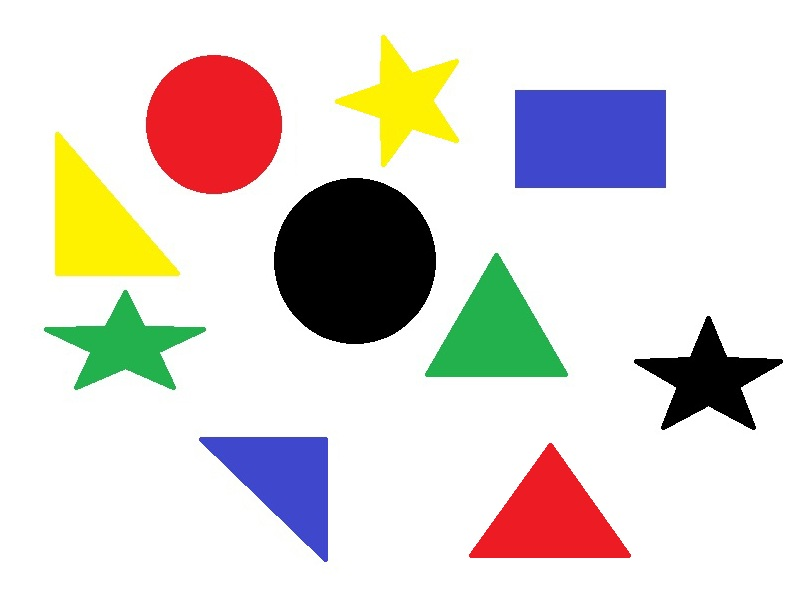
#> input picture 02-配套案例/03-机器视觉基础应用实训案例/14-特征匹配基础实训/01暴力匹配/shape.png, 800 x 600 px
$ python '2_暴力匹配最佳k个关键点.py'
#> lines starting #> are read from the running program, lines starting #| are printed output that depends on the picture
#!/usr/bin env python3
# -*- coding:UTF8 -*-


"""
暴力匹配（BFMatcher）是指用暴力方法找到点集一中每个描述符在点集二中距离最近的描述符
    描述符之间做距离测试
    首先初始化BF匹配器，获得BF对象
    class BFMatcher(DescriptorMatcher)
        Class methods defined here:
          create(...) from builtins.type
            create([, normType[, crossCheck]]) -> retval
                normType用来指定使用距离测试的类型，默认值是cv2.Norm_L2
                    可选值为：NORM_L1, NORM_L2, NORM_HAMMING, NORM_HAMMING2
                crossCheck：crossCheck（交叉验证）是消除False-positive matches的一种方式
                            另外一种方式是ratio，knn就是ratio的一种
                            使用knnMatch的时候，crossCheck要设置成False
                            默认值为False

    使用函数knnMatch()返回k个最佳匹配
    knnMatch(queryDescriptors, trainDescriptors, k[, mask[, compactResult]]) -> matches
        queryDescriptors：查询描述符
        trainDescriptors：训练描述符
        k :每个关键点查找k个最佳匹配结果
        返回 queryDescriptors在trainDescriptors中k个最佳匹配结果

    使用函数drawMatches绘制匹配到的关键点
    drawMatches(img1, keypoints1, img2, keypoints2, matches1to2, outImg[, matchColor[, singlePointColor[, matchesMask[, flags]]]]) -> outImg
        img1：图像1
        keypoints1：图像1中的特征点
        img2：图像2
        keypoints2:图像2中的特征点
        matches1to2：matches1to2 Matches from the first image to the second one, which means that keypoints1[i]
         has a corresponding point in keypoints2[matches[i]]
        matchColor：指定画线的颜色，默认值表示颜色是随机产生的
        matchColor：单个关键点圆圈的颜色，默认值-1，表示颜色随机产生
        flags：绘线标志位,LINE_4 = 4 LINE_8 = 8 LINE_AA = 16
        放回关键点匹配绘制结果图像

"""

import cv2 as cv


def main():
    img = cv.imread('./shape.png')
#> img is the input picture: shape (600, 800, 3); mean B, G, R 212.2, 216.6, 222.6
    test = cv.imread('./test.png')
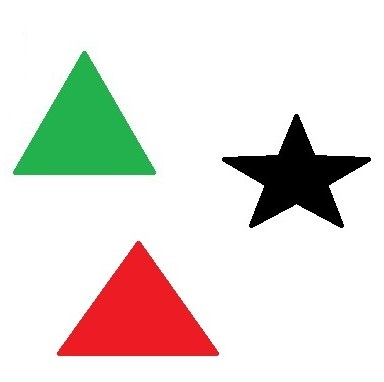
#> input picture 02-配套案例/03-机器视觉基础应用实训案例/14-特征匹配基础实训/01暴力匹配/test.png, 384 x 382 px
#> test is the input picture: shape (382, 384, 3); mean B, G, R 217.6, 223.3, 228

    img_gray = cv.cvtColor(img, cv.COLOR_BGR2GRAY)
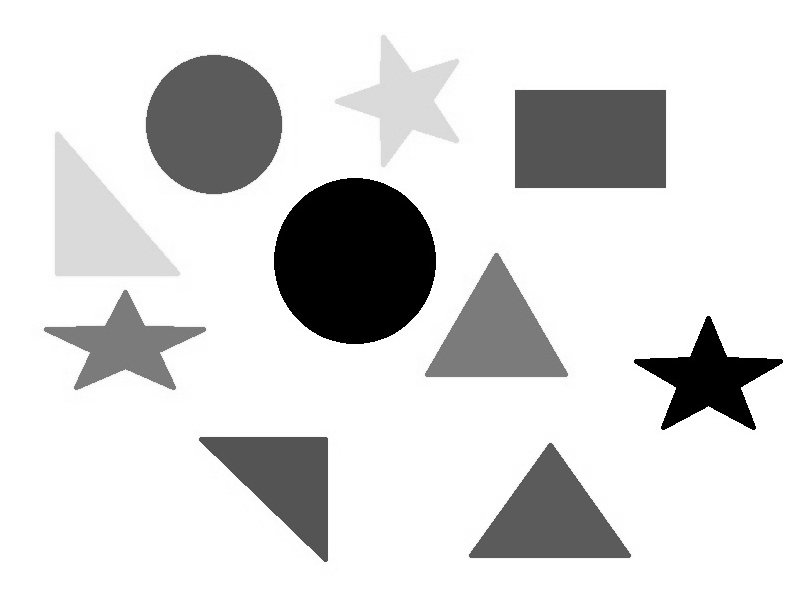
#> img_gray: shape (600, 800); min 0, max 255, mean 217.9
    test_gray = cv.cvtColor(test, cv.COLOR_BGR2GRAY)
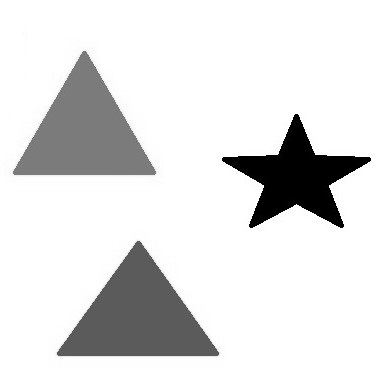
#> test_gray: shape (382, 384); min 0, max 255, mean 224

    # 得到两幅图的关键点, 及描述符
    orb = cv.ORB_create()
    kp, des = orb.detectAndCompute(img_gray, None)
#> kp = 423 keypoints; strongest (x, y, size): (753, 428, 31), (634, 362, 31), (708, 317, 37.2), (634, 360, 31)
    kp_t, des_t = orb.detectAndCompute(test_gray, None)
#> kp_t = 122 keypoints; strongest (x, y, size): (224, 159, 31), (296, 116, 31), (251, 225, 31), (222, 160, 31)

    # 初识BF匹配器
    bf = cv.BFMatcher().create(crossCheck = False)

    # 开始匹配
    # k = 2 表示为图1中的每个关键点在图2里找到2个最佳匹配结果
    matches = bf.knnMatch(des, des_t, k = 2)
#> matches = 423 matches
    good = []
    # 从2个里面选最佳的匹配点
    for m, n in matches:
        if m.distance < 0.75 * n.distance:
            good.append([m])
#> after the loop, good = 55 matches
    # 最佳排序， 升序，距离值越小，匹配度越高
    good.sort(key = lambda x: x[0].distance)
    # 绘制匹配结果
    result = cv.drawMatchesKnn(img, kp, test, kp_t, good[:int(.2 * len(good))], None, flags = 2)
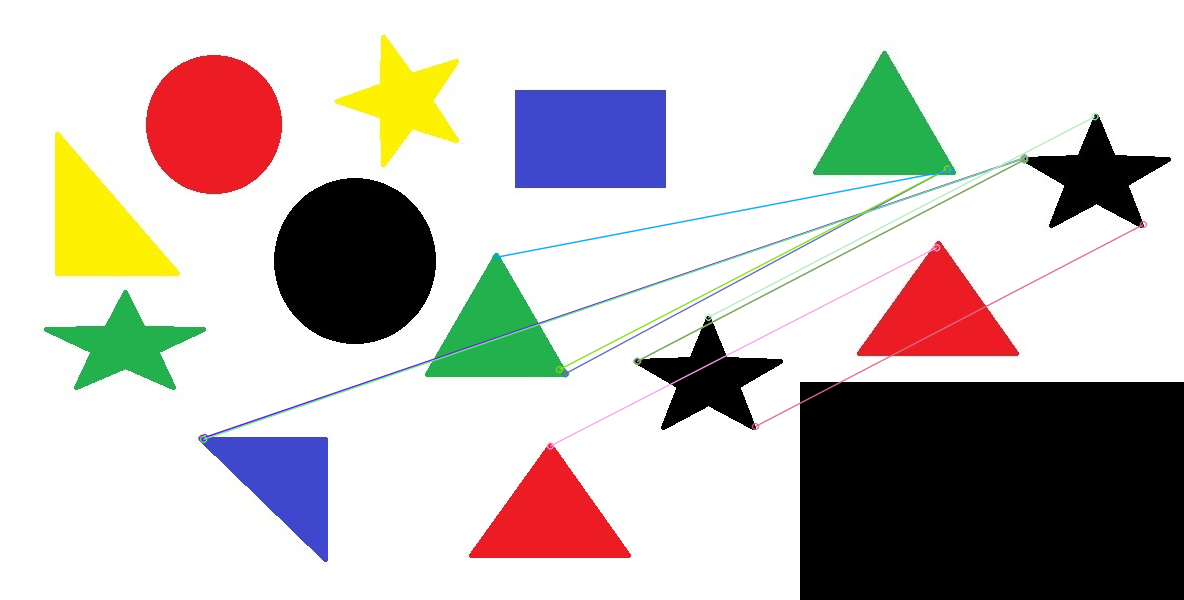
#> result: shape (600, 1184, 3); mean B, G, R 187.7, 191.8, 196.6

    cv.imshow('result', result)
    cv.imwrite('./outputs/knn_result.jpg', result)
    cv.waitKey(0)
    cv.destroyWindow('matches')


if __name__ == '__main__':
    main()
